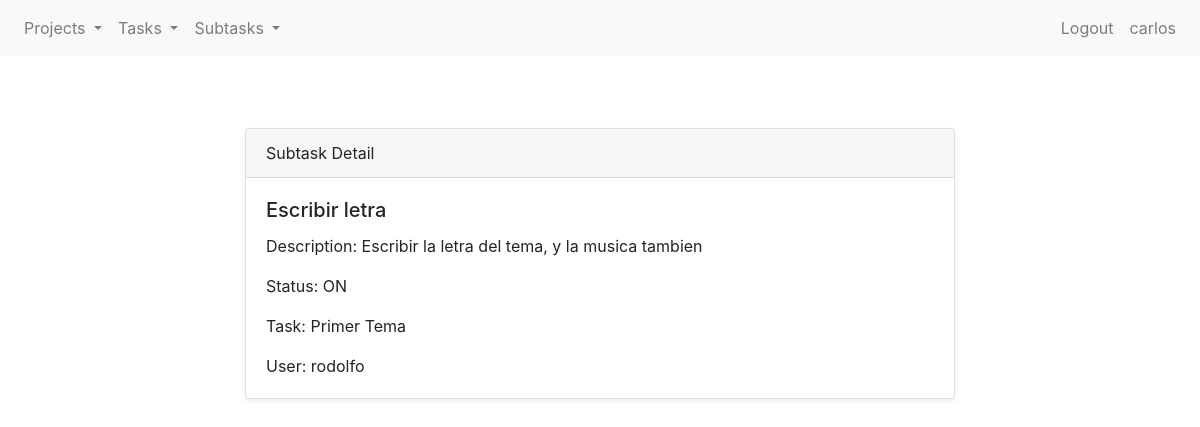
Screenshot of /projects/subtasks/1/detail/ (signed in) with the database file from the repository.
### projects/models.py (models this page shows, shortened)
class Subtask(models.Model):
    class Status(models.TextChoices):
        PENDING = 'PEND', 'Pending'
        ONGOING = 'ON', 'Ongoing'
        FINISHED = 'FIN', 'Finished'
    title = models.CharField(max_length=255)
    description = models.TextField()
    status = models.CharField(max_length=4,
                                choices=Status.choices,
                                default=Status.PENDING)
    task = models.ForeignKey(Task, on_delete=models.CASCADE, related_name="task")
    user = models.ForeignKey(User, on_delete=models.CASCADE)

class Task(models.Model):
    class Priority(models.TextChoices):
        HIGH = 'HI', 'High'
        MEDIUM = 'MID', 'Medium'
        LOW = 'LOW', 'Low'
    class Status(models.TextChoices):
        PENDING = 'PEND', 'Pending'
        ONGOING = 'ON', 'Ongoing'
        FINISHED = 'FIN', 'Finished'
    title = models.CharField(max_length=255)
    description = models.TextField()
    priority = models.CharField(max_length=3,
                                choices=Priority.choices,
                                default=Priority.MEDIUM)
    status = models.CharField(max_length=4,
                                choices=Status.choices,
                                default=Status.PENDING)
    deadline = models.DateField(blank=True, null=True)
    project = models.ForeignKey(Project, on_delete=models.CASCADE, related_name="project")
    user = models.ForeignKey(User, on_delete=models.CASCADE)
    def __str__(self):
        return(f"{self.title}")

### projects/views.py (the view)
# urls.py: path("subtasks/<int:pk>/detail/", SubtaskDetailView.as_view(), name="subtask-detail"),
class SubtaskDetailView(LoginRequiredMixin, DetailView):
    model = Subtask
    template_name = "projects/cbv/subtask_detail.html"
    context_object_name = "subtask"

### projects/templates/projects/cbv/subtask_detail.html
{% extends 'projects/base.html' %} {% block title %}Task Detail{% endblock %} {% block content %}
<section class="py-5">
  <div class="container">
    <div class="row">
      <div class="col-lg-8 mx-auto">
        <div class="card shadow-sm">
          <div class="card-header">Subtask Detail</div>
          <div class="card-body">
            <h5 class="card-title">{{ subtask.title }}</h5>
            <p class="card-text">Description: {{ subtask.description | default:"No description" }}</p>
            <p class="card-text">Status: {{ subtask.status }}</p>
            <p class="card-text">Task: {{ subtask.task }}</p>
            <p class="card-text">User: {{ subtask.user }}</p>
          </div>
        </div>
      </div>
    </div>
  </div>
</section>
{% endblock %}

### projects/templates/projects/base.html (shortened to what this page needs)
{% load static %}
<!DOCTYPE html>
<html lang="en">
  <head>
    <link rel="stylesheet" href="{% static 'projects/css/bootstrap.css' %}" />
  </head>
  <body>
    <nav class="navbar navbar-expand-lg navbar-light bg-light">
      <div class="collapse navbar-collapse" id="navbarNav">
        {% if user.is_authenticated %}
        <ul class="navbar-nav">
          <li class="nav-item dropdown">
            <a
              class="nav-link dropdown-toggle"
              href="#"
              id="navbarDropdownMenuLinkProject"
              role="button"
              data-toggle="dropdown"
              aria-haspopup="true"
              aria-expanded="false"
            >
              Projects
            </a>
          </li>
          <li class="nav-item dropdown">
            <a
              class="nav-link dropdown-toggle"
              href="#"
              id="navbarDropdownMenuLinkTask"
              role="button"
              data-toggle="dropdown"
              aria-haspopup="true"
              aria-expanded="false"
            >
              Tasks
            </a>
          </li>
          <li class="nav-item dropdown">
            <a
              class="nav-link dropdown-toggle"
              href="#"
              id="navbarDropdownMenuLinkSubtask"
              role="button"
              data-toggle="dropdown"
              aria-haspopup="true"
              aria-expanded="false"
            >
              Subtasks
            </a>
          </li>
        </ul>
        {% endif %}
        <ul class="navbar-nav ml-auto">
          {% if user.is_authenticated %}
          <li class="nav-item">
            <a class="nav-link" href="{% url 'logout' %}">Logout</a>
          </li>
          <li class="nav-item">
            <a class="nav-link" href="{% url 'edit-user' %}">{{ user }}</a>
          </li>
          {% endif %}
        </ul>
      </div>
    </nav>
    <div class="container mt-4">
      {% block content %}{% endblock content %}
    </div>
  </body>
</html>

### rows the page displays
Subtask: title "Escribir letra", description "Escribir la letra del tema, y la musica tambien", status "ON", task "Primer Tema", user "rodolfo"

### other values shown
{{ user }} "carlos"
